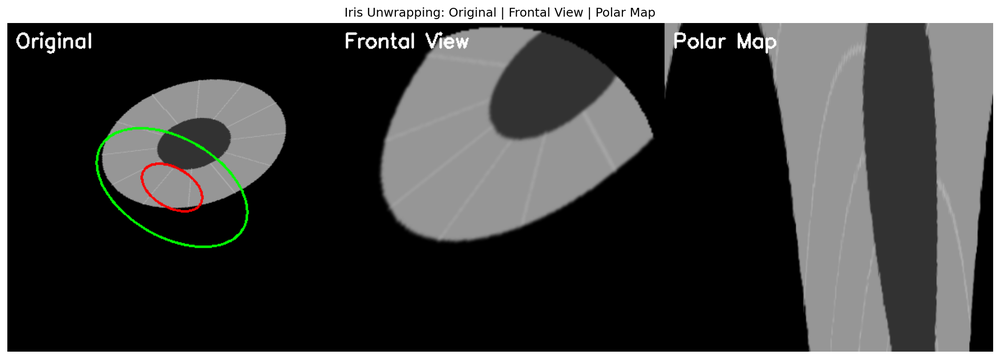
#> input picture iris_unwrapping_test.png, 1000 x 359 px, shrunk from 2044 x 733 before the run, given in place of eye1.mp4, which was not available
$ python analyze_clahe.py
#> lines starting #> are read from the running program, lines starting #| are printed output that depends on the picture; pictures that were not available may be replaced by others from this repository, and a replacement may not be noted
"""
Histogram Equalization és CLAHE Analízis
Kontraszt javítás módszerek összehasonlítása
"""

import cv2
import numpy as np
import matplotlib.pyplot as plt
from pathlib import Path


def analyze_histogram_methods(frame_number=0):
    """
    Különböző hisztogram módszerek összehasonlítása
    """
#> called with frame_number = 10
    # Videó betöltése
    cap = cv2.VideoCapture('eye1.mp4')
    cap.set(cv2.CAP_PROP_POS_FRAMES, frame_number)
    ret, frame = cap.read()
#> frame is the input picture: shape (359, 1000, 3); mean B, G, R 68.1, 68.9, 68.4
    cap.release()

    if not ret:
        print("Nem sikerült betölteni a képkockát!")
        return

    # Szürkeárnyalatos
    gray = cv2.cvtColor(frame, cv2.COLOR_BGR2GRAY)

    # 1. Eredeti
    original = gray.copy()

    # 2. Globális Histogram Equalization
    hist_eq = cv2.equalizeHist(gray)
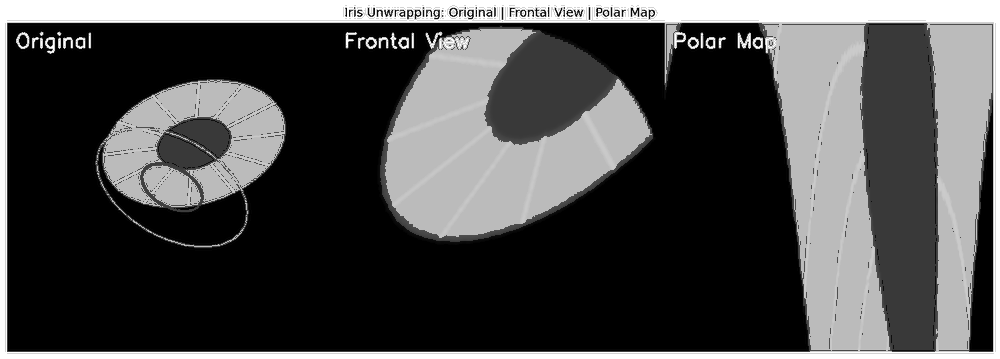
#> hist_eq: shape (359, 1000); min 0, max 255, mean 75.5

    # 3. CLAHE különböző paraméterekkel
    clahe_params = [
        (1.0, (8, 8), "CLAHE (1.0, 8x8)"),
        (2.0, (8, 8), "CLAHE (2.0, 8x8) - DEFAULT"),
        (3.0, (8, 8), "CLAHE (3.0, 8x8)"),
        (2.0, (4, 4), "CLAHE (2.0, 4x4)"),
        (2.0, (16, 16), "CLAHE (2.0, 16x16)"),
    ]

    clahe_results = []
    for clip_limit, tile_size, label in clahe_params:
        clahe = cv2.createCLAHE(clipLimit=clip_limit, tileGridSize=tile_size)
        result = clahe.apply(gray)
        clahe_results.append((result, label, clip_limit, tile_size))
#> after the loop, clahe_results = 5 items

    # Vizualizáció
    fig, axes = plt.subplots(4, 4, figsize=(16, 16))
    fig.suptitle(f'Histogram Equalization vs CLAHE - Frame #{frame_number}',
                 fontsize=16, fontweight='bold')

    # Első sor: Eredeti + hisztogramja + Globális HE + hisztogramja
    axes[0, 0].imshow(original, cmap='gray')
    axes[0, 0].set_title('Eredeti', fontweight='bold')
    axes[0, 0].axis('off')

    axes[0, 1].hist(original.ravel(), bins=256, range=(0, 256), color='blue', alpha=0.7)
    axes[0, 1].set_title('Eredeti Hisztogram', fontweight='bold')
    axes[0, 1].set_xlabel('Pixel érték')
    axes[0, 1].set_ylabel('Gyakoriság')
    axes[0, 1].grid(True, alpha=0.3)

    axes[0, 2].imshow(hist_eq, cmap='gray')
    axes[0, 2].set_title('Globális Histogram EQ', fontweight='bold')
    axes[0, 2].axis('off')

    axes[0, 3].hist(hist_eq.ravel(), bins=256, range=(0, 256), color='green', alpha=0.7)
    axes[0, 3].set_title('Global HE Hisztogram', fontweight='bold')
    axes[0, 3].set_xlabel('Pixel érték')
    axes[0, 3].set_ylabel('Gyakoriság')
    axes[0, 3].grid(True, alpha=0.3)

    # Következő sorok: CLAHE variációk
    for idx, (result, label, clip, tile) in enumerate(clahe_results):
        row = (idx // 2) + 1
        col = (idx % 2) * 2

        # Kép
        axes[row, col].imshow(result, cmap='gray')
        axes[row, col].set_title(label, fontweight='bold')
        axes[row, col].axis('off')

        # Hisztogram
        axes[row, col + 1].hist(result.ravel(), bins=256, range=(0, 256),
                               color='orange', alpha=0.7)
        axes[row, col + 1].set_title(f'{label} - Histogram', fontweight='bold')
        axes[row, col + 1].set_xlabel('Pixel érték')
        axes[row, col + 1].set_ylabel('Gyakoriság')
        axes[row, col + 1].grid(True, alpha=0.3)

        # Statisztikák hozzáadása
        stats_text = f'Mean: {result.mean():.1f}\nStd: {result.std():.1f}'
        axes[row, col + 1].text(0.7, 0.95, stats_text,
                               transform=axes[row, col + 1].transAxes,
                               verticalalignment='top',
                               bbox=dict(boxstyle='round', facecolor='wheat', alpha=0.5))
#> this loop made 5 passes
#> (label, clip, tile, row, col) on passes 1 to 5: ('CLAHE (1.0, 8x8)', 1, (8, 8), 1, 0), ('CLAHE (2.0, 8x8) - DEFAULT', 2, (8, 8), 1, 2), ('CLAHE (3.0, 8x8)', 3, (8, 8), 2, 0), ('CLAHE (2.0, 4x4)', 2, (4, 4), 2, 2), ('CLAHE (2.0, 16x16)', 2, (16, 16), 3, 0)

    plt.tight_layout()
    output_path = Path('output/histogram_clahe_comparison.png')
    plt.savefig(output_path, dpi=150, bbox_inches='tight')
#> figure, not shown here; panel 2: tallest bar 187466 high, from x = 0 to 1; panel 4: tallest bar 187466 high, from x = 0 to 1; panel 6: tallest bar 187466 high, from x = 2 to 3; panel 8: tallest bar 187031 high, from x = 3 to 4
    print(f"Hisztogram összehasonlítás mentve: {output_path}")

    return original, hist_eq, clahe_results


def detailed_clahe_analysis(frame_number=0):
    """
    CLAHE részletes elemzése különböző paraméterekkel
    """
#> called with frame_number = 10
    cap = cv2.VideoCapture('eye1.mp4')
    cap.set(cv2.CAP_PROP_POS_FRAMES, frame_number)
    ret, frame = cap.read()
    cap.release()

    gray = cv2.cvtColor(frame, cv2.COLOR_BGR2GRAY)

    # CLAHE paraméter grid
    clip_limits = [1.0, 2.0, 3.0, 5.0]
    tile_sizes = [(4, 4), (8, 8), (16, 16), (32, 32)]

    fig, axes = plt.subplots(len(clip_limits), len(tile_sizes),
                            figsize=(16, 12))
    fig.suptitle('CLAHE Parameter Grid - Clip Limit vs Tile Size',
                 fontsize=16, fontweight='bold')

    for i, clip_limit in enumerate(clip_limits):
        for j, tile_size in enumerate(tile_sizes):
            clahe = cv2.createCLAHE(clipLimit=clip_limit, tileGridSize=tile_size)
            result = clahe.apply(gray)

            axes[i, j].imshow(result, cmap='gray')
            axes[i, j].set_title(f'Clip:{clip_limit}, Tile:{tile_size}',
                                fontsize=9)
            axes[i, j].axis('off')

            # Kontraszt mérés
            contrast = result.std()
            axes[i, j].text(0.5, 0.05, f'σ={contrast:.1f}',
                          transform=axes[i, j].transAxes,
                          ha='center', fontsize=8,
                          bbox=dict(boxstyle='round', facecolor='yellow', alpha=0.7))

    # Címkék a tengelyekre
    fig.text(0.5, 0.02, 'Tile Grid Size →', ha='center', fontsize=14, fontweight='bold')
    fig.text(0.02, 0.5, 'Clip Limit →', va='center', rotation='vertical',
            fontsize=14, fontweight='bold')

    plt.tight_layout(rect=[0.03, 0.03, 1, 0.97])
    output_path = Path('output/clahe_parameter_grid.png')
    plt.savefig(output_path, dpi=150, bbox_inches='tight')
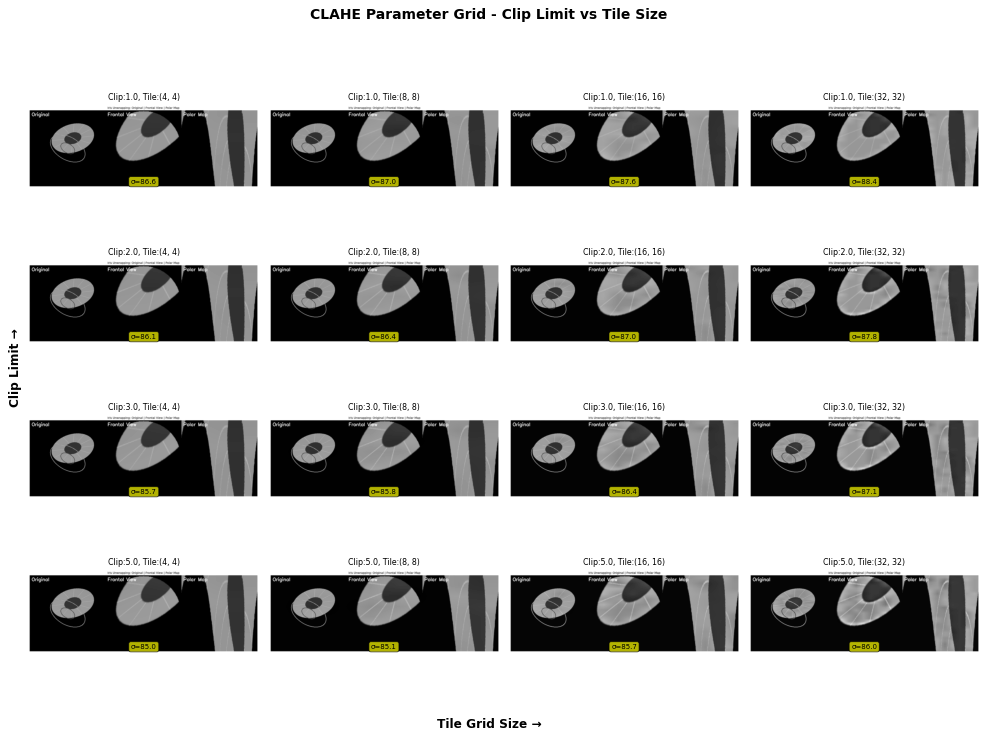
#> figure drawn by matplotlib, 16 panels
    print(f"CLAHE paraméter grid mentve: {output_path}")


def edge_detection_comparison(frame_number=0):
    """
    Összehasonlítás: hogyan befolyásolja a preprocessing az edge detection-t
    """
#> called with frame_number = 10
    cap = cv2.VideoCapture('eye1.mp4')
    cap.set(cv2.CAP_PROP_POS_FRAMES, frame_number)
    ret, frame = cap.read()
    cap.release()

    gray = cv2.cvtColor(frame, cv2.COLOR_BGR2GRAY)

    # Különböző preprocessing
    hist_eq = cv2.equalizeHist(gray)
    clahe = cv2.createCLAHE(clipLimit=2.0, tileGridSize=(8, 8))
    clahe_result = clahe.apply(gray)

    # Edge detection mindegyiken
    canny_params = (30, 100)

    edges_original = cv2.Canny(gray, *canny_params)
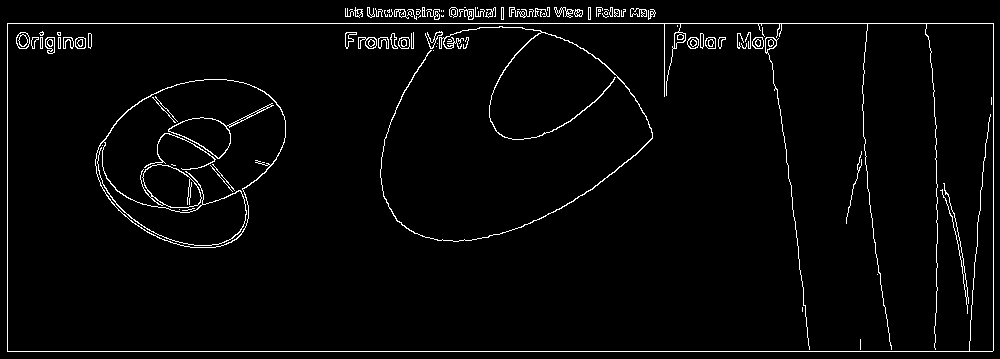
#> edges_original: shape (359, 1000); 2.9% white in thin lines or dots
    edges_hist_eq = cv2.Canny(hist_eq, *canny_params)
#> edges_hist_eq: shape (359, 1000); 5.2% white in thin lines or dots
    edges_clahe = cv2.Canny(clahe_result, *canny_params)
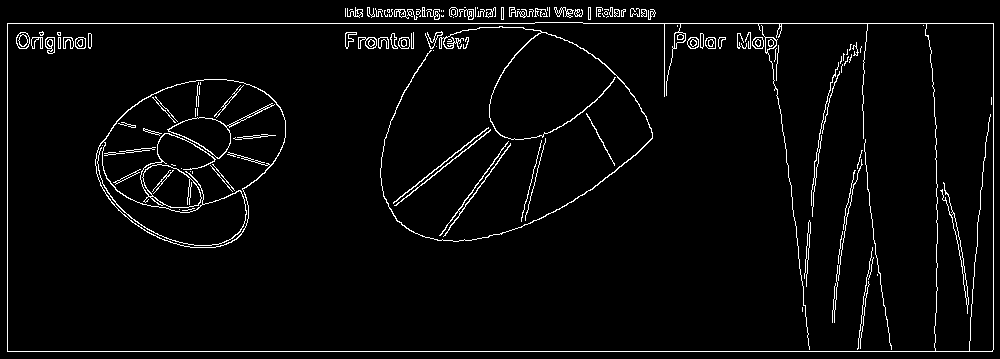
#> edges_clahe: shape (359, 1000); 3.6% white in thin lines or dots

    # Vizualizáció
    fig, axes = plt.subplots(2, 3, figsize=(15, 10))
    fig.suptitle('Preprocessing Hatása az Edge Detection-re',
                 fontsize=16, fontweight='bold')

    # Első sor: preprocesszált képek
    axes[0, 0].imshow(gray, cmap='gray')
    axes[0, 0].set_title('Eredeti', fontweight='bold')
    axes[0, 0].axis('off')

    axes[0, 1].imshow(hist_eq, cmap='gray')
    axes[0, 1].set_title('Histogram Equalization', fontweight='bold')
    axes[0, 1].axis('off')

    axes[0, 2].imshow(clahe_result, cmap='gray')
    axes[0, 2].set_title('CLAHE (2.0, 8x8)', fontweight='bold')
    axes[0, 2].axis('off')

    # Második sor: edges
    axes[1, 0].imshow(edges_original, cmap='gray')
    axes[1, 0].set_title(f'Canny Edges\nDetected: {np.sum(edges_original>0)}px',
                        fontweight='bold')
    axes[1, 0].axis('off')

    axes[1, 1].imshow(edges_hist_eq, cmap='gray')
    axes[1, 1].set_title(f'Canny Edges (HE)\nDetected: {np.sum(edges_hist_eq>0)}px',
                        fontweight='bold')
    axes[1, 1].axis('off')

    axes[1, 2].imshow(edges_clahe, cmap='gray')
    axes[1, 2].set_title(f'Canny Edges (CLAHE)\nDetected: {np.sum(edges_clahe>0)}px',
                        fontweight='bold')
    axes[1, 2].axis('off')

    plt.tight_layout()
    output_path = Path('output/preprocessing_edge_detection.png')
    plt.savefig(output_path, dpi=150, bbox_inches='tight')
    print(f"Edge detection összehasonlítás mentve: {output_path}")


def pupil_region_focus(frame_number=0):
    """
    Pupilla régió vizsgálata különböző preprocessing módszerekkel
    """
#> called with frame_number = 10
    cap = cv2.VideoCapture('eye1.mp4')
    cap.set(cv2.CAP_PROP_POS_FRAMES, frame_number)
    ret, frame = cap.read()
    cap.release()

    gray = cv2.cvtColor(frame, cv2.COLOR_BGR2GRAY)

    # Preprocessing módszerek
    methods = {
        'Eredeti': gray,
        'Hist EQ': cv2.equalizeHist(gray),
        'CLAHE (1.0)': cv2.createCLAHE(1.0, (8,8)).apply(gray),
        'CLAHE (2.0)': cv2.createCLAHE(2.0, (8,8)).apply(gray),
        'CLAHE (3.0)': cv2.createCLAHE(3.0, (8,8)).apply(gray),
        'CLAHE (5.0)': cv2.createCLAHE(5.0, (8,8)).apply(gray),
    }

    fig, axes = plt.subplots(2, 3, figsize=(15, 10))
    fig.suptitle('Preprocessing Módszerek - Teljes Kép és Pupilla Régió Hisztogramok',
                 fontsize=16, fontweight='bold')

    # Pupilla régió közelítése (középső rész, általában itt van a pupilla)
    h, w = gray.shape
#> h = 359; w = 1000
    roi = (slice(h//4, 3*h//4), slice(w//4, 3*w//4))

    for idx, (name, img) in enumerate(methods.items()):
        row = idx // 3
        col = idx % 3

        # Kép megjelenítése ROI jelöléssel
        axes[row, col].imshow(img, cmap='gray')

        # ROI téglalap
        rect_y, rect_x = h//4, w//4
        rect_h, rect_w = h//2, w//2
        from matplotlib.patches import Rectangle
        rect = Rectangle((rect_x, rect_y), rect_w, rect_h,
                        linewidth=2, edgecolor='red', facecolor='none')
        axes[row, col].add_patch(rect)

        axes[row, col].set_title(name, fontweight='bold')
        axes[row, col].axis('off')

        # ROI hisztogram hozzáadása
        roi_region = img[roi]
        axes[row, col].text(0.02, 0.98,
                          f'ROI μ={roi_region.mean():.1f}\nROI σ={roi_region.std():.1f}',
                          transform=axes[row, col].transAxes,
                          verticalalignment='top',
                          bbox=dict(boxstyle='round', facecolor='yellow', alpha=0.7),
                          fontsize=9)
#> this loop made 6 passes
#> (name, row, col) on passes 1 to 6: ('Eredeti', 0, 0), ('Hist EQ', 0, 1), ('CLAHE (1.0)', 0, 2), ('CLAHE (2.0)', 1, 0), ('CLAHE (3.0)', 1, 1), ('CLAHE (5.0)', 1, 2)
#> pass 1, in pupil_region_focus, `roi_region = img[roi]`:
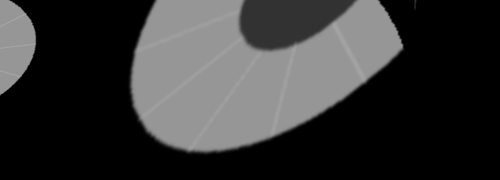
#> roi_region: shape (180, 500); min 0, max 166, mean 52.9
#> pass 2, in pupil_region_focus, `roi_region = img[roi]`:
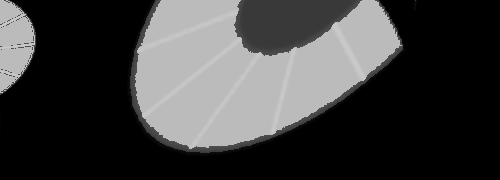
#> roi_region: shape (180, 500); min 0, max 202, mean 62.4

    plt.tight_layout()
    output_path = Path('output/preprocessing_pupil_focus.png')
    plt.savefig(output_path, dpi=150, bbox_inches='tight')
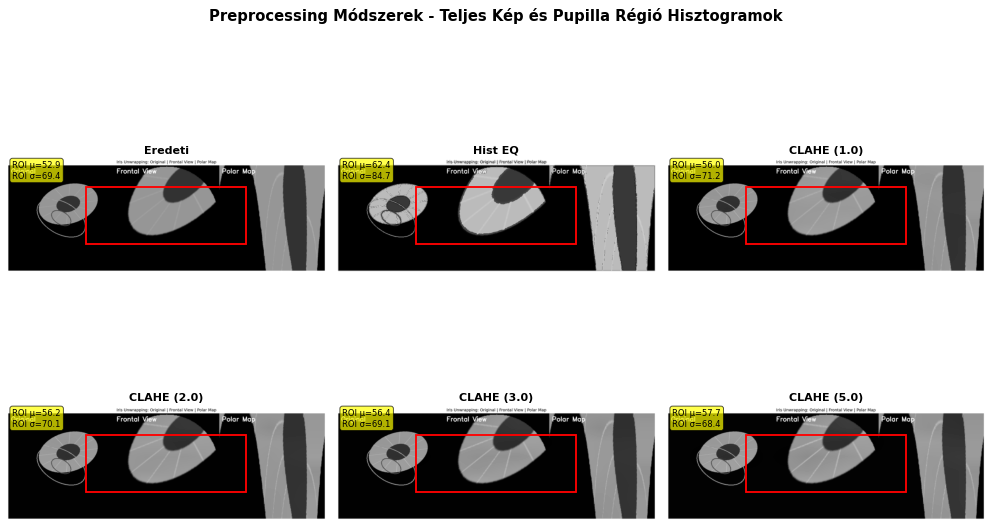
#> figure drawn by matplotlib, 6 panels
    print(f"Pupilla régió összehasonlítás mentve: {output_path}")


def multiple_frames_clahe_test():
    """
    Több képkocka tesztelése a legjobb CLAHE paraméterek megtalálásához
    """
    cap = cv2.VideoCapture('eye1.mp4')
    frame_numbers = [0, 10, 20, 30, 40, 50]

    # CLAHE beállítások tesztelése
    configs = [
        (None, None, 'Eredeti'),
        (1.0, (8, 8), 'CLAHE 1.0'),
        (2.0, (8, 8), 'CLAHE 2.0 ✓'),
        (3.0, (8, 8), 'CLAHE 3.0'),
    ]

    fig, axes = plt.subplots(len(frame_numbers), len(configs),
                            figsize=(16, 3*len(frame_numbers)))
    fig.suptitle('CLAHE Tesztelés Több Képkockán',
                 fontsize=16, fontweight='bold')

    for i, frame_num in enumerate(frame_numbers):
        cap.set(cv2.CAP_PROP_POS_FRAMES, frame_num)
        ret, frame = cap.read()
        if not ret:
            continue

        gray = cv2.cvtColor(frame, cv2.COLOR_BGR2GRAY)

        for j, (clip, tile, label) in enumerate(configs):
            if clip is None:
                result = gray
            else:
                clahe = cv2.createCLAHE(clipLimit=clip, tileGridSize=tile)
                result = clahe.apply(gray)

            axes[i, j].imshow(result, cmap='gray')
            title = f'{label}' if i == 0 else ''
            axes[i, j].set_title(title, fontweight='bold')
            axes[i, j].set_ylabel(f'Frame {frame_num}' if j == 0 else '',
                                 fontweight='bold')
            axes[i, j].axis('off')

            # Kontraszt
            contrast = result.std()
            axes[i, j].text(0.5, 0.05, f'σ={contrast:.1f}',
                          transform=axes[i, j].transAxes,
                          ha='center', fontsize=9,
                          bbox=dict(boxstyle='round', facecolor='white', alpha=0.8))

    cap.release()

    plt.tight_layout()
    output_path = Path('output/clahe_multiple_frames.png')
    plt.savefig(output_path, dpi=150, bbox_inches='tight')
    print(f"Többképkockás CLAHE teszt mentve: {output_path}")


def print_statistics_summary():
    """Összefoglaló statisztikák"""
    print("\n" + "="*60)
    print("HISTOGRAM EQUALIZATION ÉS CLAHE - ÖSSZEFOGLALÓ")
    print("="*60)

    print("\n📊 Módszerek:")
    print("\n1. GLOBÁLIS HISTOGRAM EQUALIZATION")
    print("   ✅ Előnyök:")
    print("      - Teljes dinamikus tartomány kihasználása")
    print("      - Egyszerű és gyors")
    print("   ❌ Hátrányok:")
    print("      - Túl agresszív, lokális részletek elvesztése")
    print("      - Zaj felerősítése")
    print("      - Nem jó változó megvilágítású képekhez")

    print("\n2. CLAHE (Contrast Limited Adaptive Histogram Equalization)")
    print("   ✅ Előnyök:")
    print("      - Lokális kontraszt javítás")
    print("      - Zaj kontroll (clip limit)")
    print("      - Jobb pupilla perem megőrzés")
    print("      - Adaptív tile-ok → változó megvilágítás kezelése")
    print("   ❌ Hátrányok:")
    print("      - Lassabb mint globális HE")
    print("      - Paraméter hangolás szükséges")

    print("\n⚙️ OPTIMÁLIS CLAHE BEÁLLÍTÁSOK:")
    print("   • Clip Limit: 2.0 (1.0 = konzervatív, 3.0+ = agresszív)")
    print("   • Tile Grid: 8x8 (4x4 = finomabb, 16x16 = durva)")
    print("   • Ajánlott: clipLimit=2.0, tileGridSize=(8,8)")

    print("\n🎯 PUPILLA DETEKTÁLÁSHOZ:")
    print("   ✅ CLAHE (2.0, 8x8) - AJÁNLOTT")
    print("      - Jobb edge detection")
    print("      - Pupilla kontúr élesebb")
    print("      - Kevesebb false edge")

    print("\n" + "="*60)


def main():
    """Fő függvény - minden elemzés"""
    print("="*60)
    print("HISTOGRAM EQUALIZATION ÉS CLAHE ANALÍZIS")
    print("="*60)

    Path('output').mkdir(exist_ok=True)

    print("\n1. Hisztogram módszerek összehasonlítása...")
    analyze_histogram_methods(frame_number=10)

    print("\n2. CLAHE paraméter grid...")
    detailed_clahe_analysis(frame_number=10)

    print("\n3. Edge detection összehasonlítás...")
    edge_detection_comparison(frame_number=10)

    print("\n4. Pupilla régió fókusz...")
    pupil_region_focus(frame_number=10)

    print("\n5. Többképkockás CLAHE teszt...")
    multiple_frames_clahe_test()

    print_statistics_summary()

    print("\n✅ ELEMZÉS BEFEJEZVE!")
    print("\nGenerált fájlok az output/ mappában:")
    print("  - histogram_clahe_comparison.png")
    print("  - clahe_parameter_grid.png")
    print("  - preprocessing_edge_detection.png")
    print("  - preprocessing_pupil_focus.png")
    print("  - clahe_multiple_frames.png")
    print("="*60)

    plt.show()


if __name__ == "__main__":
    main()
